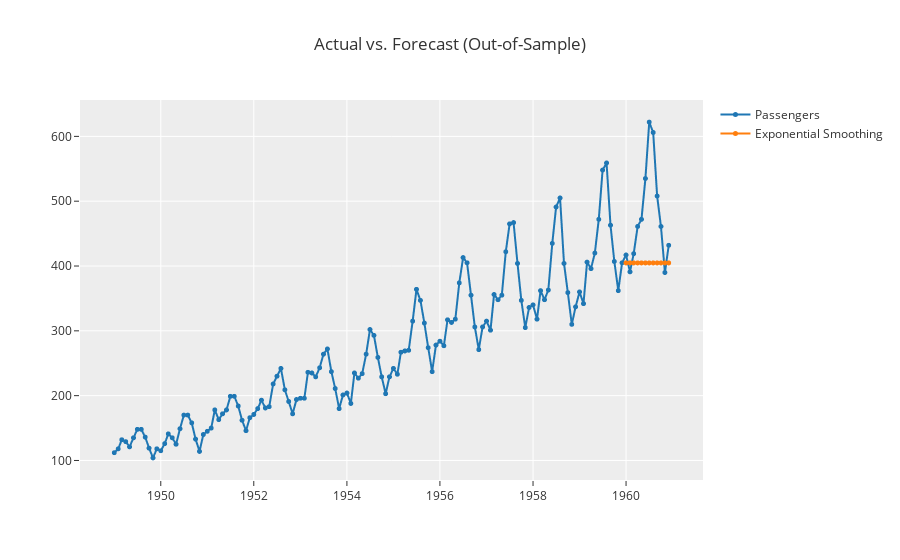

The notebook cell saved with this chart:
### Markdown cell above
---
Now, let's make some forecasts:

### Code cell
exp.plot_model(ses, plot='forecast')

### Figure 1 — Plotly figure (JSON) as saved in the notebook; plotly's stock layout.template omitted (floating-point values rounded to 4 significant figures; data arrays with more than 128 entries replaced by an {"elided": "..."} marker saying what was removed)
{"data": [{"line": {"color": "rgb(31, 119, 180)", "width": 2}, "marker": {"color": "rgb(31, 119, 180)", "size": 5}, "mode": "lines+markers", "name": "Passengers", "type": "scattergl", "x": {"elided": "144 str values"}, "xaxis": "x", "y": {"elided": "144 int values"}, "yaxis": "y"}, {"line": {"color": "rgb(255, 127, 14)", "width": 2}, "marker": {"color": "rgb(255, 127, 14)", "size": 5}, "mode": "lines+markers", "name": "Exponential Smoothing", "type": "scattergl", "x": {"elided": "144 str values"}, "xaxis": "x", "y": {"elided": "144 float values"}, "yaxis": "y"}], "layout": {"showlegend": true, "title": {"text": "Actual vs. Forecast (Out-of-Sample)"}, "xaxis": {"anchor": "y", "domain": [0, 1]}, "yaxis": {"anchor": "x", "domain": [0, 1]}}}
